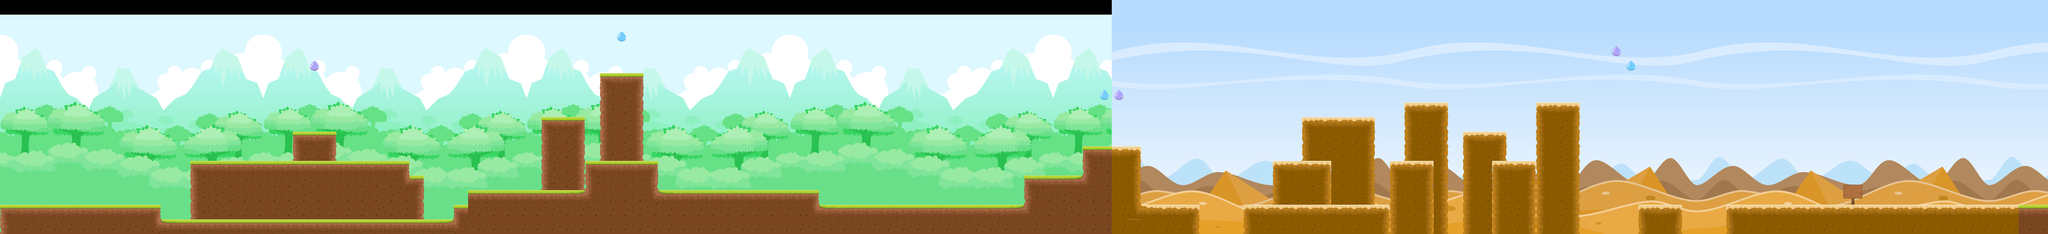

Below is a game level as drawn by its tile map, then a one-line description and the .tmx that defines it (tile-layer data replaced by summaries):
An orthogonal 140x16 tile map with 64x64 px tiles, 3 tile layers (Background, midLayer, objects), 8 tilesets and 48 objects.

<map version="1.0" tiledversion="1.0.2" orientation="orthogonal" renderorder="left-up" width="140" height="16" tilewidth="64" tileheight="64" nextobjectid="296">
 <tileset firstgid="1" source="gota64.tsx" />
 <tileset firstgid="2" source="gotaPulo.tsx" />
 <tileset firstgid="3" name="Sign" tilewidth="85" tileheight="88" tilecount="1" columns="1">
  <image source="decoracao/Sign.png" width="85" height="88" />
 </tileset>
 <tileset firstgid="4" source="tilesfloresta64.tsx" />
 <tileset firstgid="16" name="bgFloresta" tilewidth="64" tileheight="64" tilecount="234" columns="18">
  <image source="bgFloresta.png" width="1152" height="864" />
 </tileset>
 <tileset firstgid="250" source="teste.tsx" />
 <tileset firstgid="251" source="new_bg.tsx" />
 <tileset firstgid="651" name="de" tilewidth="64" tileheight="64" tilecount="12" columns="3">
  <image source="desert64.png" width="192" height="256" />
 </tileset>
 <layer name="Background" width="140" height="16">
  <data>[2240 cells, 2164 non-empty, 555 distinct tile ids]</data>
 </layer>
 <layer name="midLayer" width="140" height="16">
  <data>[2240 cells, 2099 non-empty, 554 distinct tile ids]</data>
 </layer>
 <layer name="objects" width="140" height="16">
  <data>[2240 cells, 507 non-empty, 22 distinct tile ids]</data>
 </layer>
 <objectgroup name="Ground">
  <object id="2" x="20.9394" y="897.416" width="678.45" height="64" />
  <object id="26" x="3586.42" y="896.083" width="1147.05" height="66" />
  <object id="112" x="5440.79" y="895.083" width="635.907" height="66" />
  <object id="118" x="7550.79" y="896.628" width="769.333" height="64" />
  <object id="206" x="4482" y="764" width="252" height="128" />
  <object id="222" x="704" y="960" width="1280" height="64" />
  <object id="223" x="832" y="704" width="1024" height="18" />
  <object id="224" x="1280.83" y="576.333" width="189" height="17" />
  <object id="225" x="2049.33" y="832" width="510.667" height="130" />
  <object id="226" x="2560" y="704" width="320" height="194" />
  <object id="233" x="2368" y="512" width="192" height="18" />
  <object id="234" x="2624" y="320" width="192" height="16" />
  <object id="235" x="2880" y="832" width="704" height="64" />
  <object id="237" x="4736" y="640" width="256" height="384" />
  <object id="238" x="4992" y="896" width="256" height="64" />
  <object id="249" x="6404" y="574" width="192" height="29.3333" />
  <object id="250" x="6720" y="446.667" width="192" height="28" />
  <object id="252" x="7168" y="894" width="192" height="64" />
  <object id="277" x="1984.67" y="896.667" width="64.6667" height="64" />
  <object id="280" x="6540" y="701.333" width="192" height="29.3333" />
  <object id="286" x="6136" y="444" width="196" height="20" />
  <object id="290" x="5700" y="492" width="312" height="32" />
  <object id="291" x="6012" y="492" />
  <object id="293" x="5548" y="696" width="272" height="28" />
  <object id="295" x="6084" y="708" width="192" height="320" />
 </objectgroup>
 <objectgroup name="Paredes">
  <object id="102" x="572.788" y="-2.94697" height="903.03" />
  <object id="109" x="8313.51" y="-4.28015" width="9.09091" height="903.03" />
 </objectgroup>
 <objectgroup name="gotaCarrera">
  <object id="271" x="2700.5" y="147.25" width="38.25" height="32.5" />
  <object id="272" x="4811.88" y="403.25" width="38.25" height="32.5" />
  <object id="273" x="7116.88" y="275.75" width="38.25" height="32.5" />
 </objectgroup>
 <objectgroup name="Jaguatirica">
  <object id="254" x="960" y="896" width="64" height="64" />
  <object id="257" x="1343.83" y="513.333" width="63" height="63" />
  <object id="260" x="2240" y="768" width="64" height="64" />
  <object id="261" x="3328" y="768" width="64" height="64" />
  <object id="263" x="3712" y="832" width="64" height="64" />
  <object id="264" x="4160" y="832" width="64" height="64" />
  <object id="269" x="7680" y="832" width="64" height="64" />
 </objectgroup>
 <objectgroup name="Cangaceiro">
  <object id="265" x="5568" y="832" width="64" height="64" />
  <object id="266" x="6144" y="640" width="64" height="64" />
 </objectgroup>
 <objectgroup name="Bala" />
 <objectgroup name="gotaPulo">
  <object id="274" x="7054" y="210.667" width="36" height="31.3333" />
  <object id="275" x="4876.67" y="403.667" width="36" height="31.3333" />
  <object id="276" x="1356.67" y="273.667" width="36" height="31.3333" />
 </objectgroup>
 <objectgroup name="Onca">
  <object id="255" x="1792" y="896" width="64" height="64" />
  <object id="256" x="1536" y="640" width="64" height="64" />
  <object id="259" x="2688" y="256" width="64" height="64" />
  <object id="262" x="4736" y="576" width="64" height="64" />
  <object id="267" x="6785.33" y="384" width="64" height="64" />
 </objectgroup>
 <objectgroup name="FinalLevel">
  <object id="110" x="8062.48" y="0.0833333" width="68" height="894.5" />
 </objectgroup>
</map>
